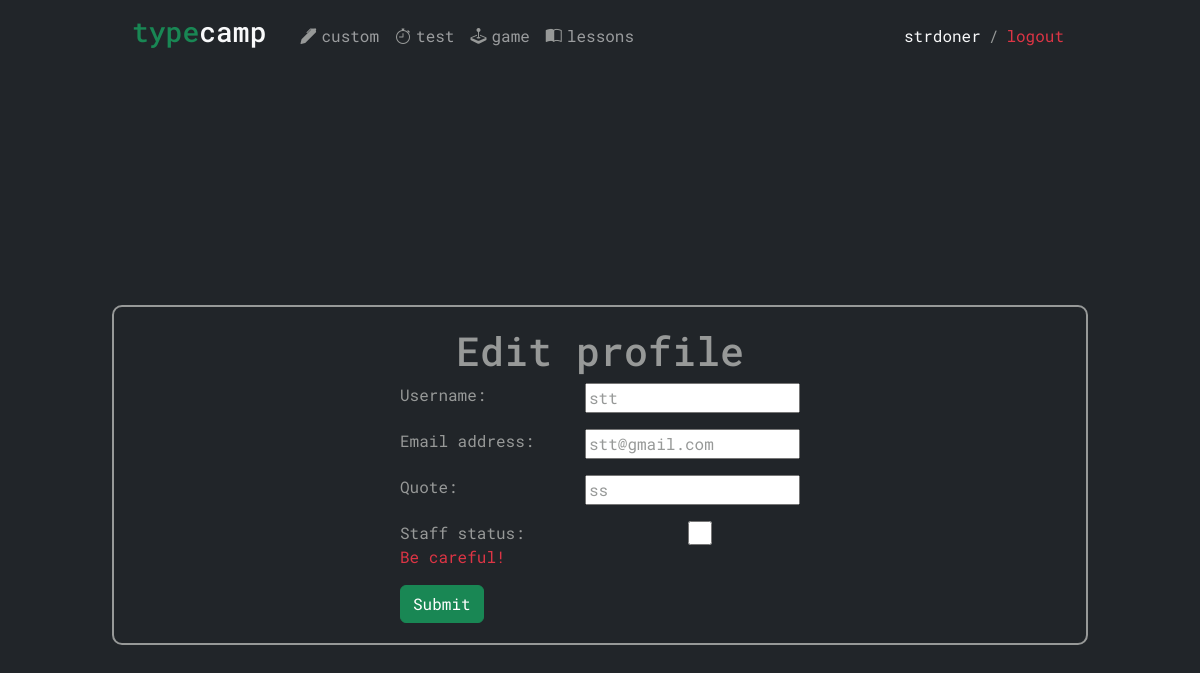
The app's page /edit_profile/11/ (signed in), older data.
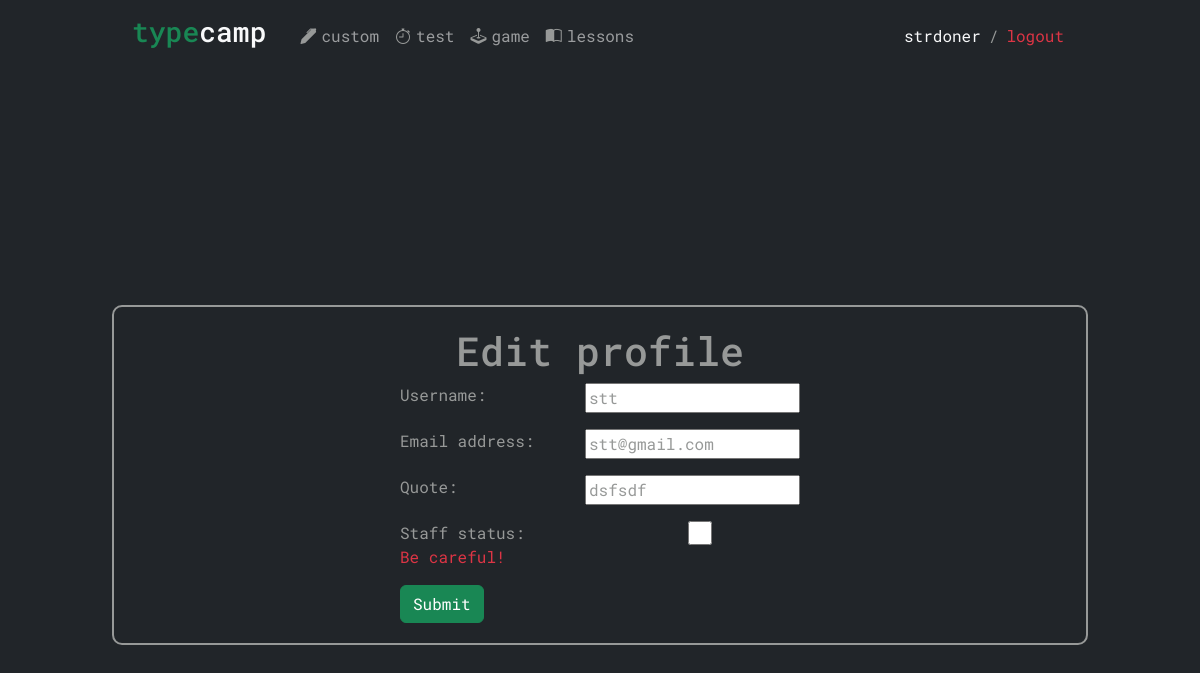
The same page, newer data.
### typecamp_app/models.py (models this page shows, shortened)
class Profile(models.Model):
    user = models.OneToOneField(settings.AUTH_USER_MODEL, on_delete=models.CASCADE, primary_key=True)
    quote = models.CharField(max_length=200, null=True, blank=True)
    keys = models.JSONField('keys', default=keys_default)
    wpm = models.IntegerField(default=0)
    total_stat = models.JSONField('total_stats', default=total_stat_default)
    game_score = models.IntegerField(default=0)

### typecamp_app/views.py (the view, shortened to what this page needs)
# urls.py: re_path(r'^edit_profile/(?P<id>\d+)/$', edit_profile, name='edit_profile'),
@login_required
def edit_profile(request, id):
    if request.method == 'POST':
        if request.user.is_superuser:
            staff_form = StaffEditForm(instance=User.objects.get(id=id), data=request.POST)
        user_form = UserEditForm(instance=User.objects.get(id = id), data=request.POST)
        profile_form = ProfileEditForm(instance=User.objects.get(id = id).profile, data=request.POST)
        if user_form.is_valid() and profile_form.is_valid():
            user = request.user
            user_form.save()
            profile_form.save()
            if request.user.is_superuser and staff_form.is_valid():
                print('asdfasdf')
                staff_form.save(commit=True)
            return redirect('user_detail', id = id)
        else:
            return render(request,
                      'edit.html',
                      {'user_form': user_form,
                       'profile_form': profile_form,
                       'id':int(id)
                       })
    else:
        if (request.user.is_superuser):
            user_form = UserEditForm(instance=User.objects.get(id = id))
            profile_form = ProfileEditForm(instance=User.objects.get(id = id).profile)
            staff_form = StaffEditForm(instance=User.objects.get(id = id))
            return render(request,
                        'edit.html',
                        {'user_form': user_form,
                        'profile_form': profile_form,
                        'staff_form': staff_form,
                        'id':int(id)
                        })

### typecamp_app/forms.py
class UserEditForm(forms.ModelForm):
    class Meta:
        model = User
        fields = ('username', 'email')
        help_texts = {
            'username': None,
            'email': None,
        }

class ProfileEditForm(forms.ModelForm):
    class Meta:
        model = Profile
        fields = ('quote',)

### typecamp_app/templates/edit.html (shortened to what this page needs)
{% extends "base.html" %}
{% block header %}
<a href="{% url 'home'%}" class="text-decoration-none text-light navbar-brand label"><h3><span>type</span>camp</h3></a>
    <div class="collapse navbar-collapse" id="navbarSupportedContent">
        <ul class="navbar-nav me-auto mb-2 mb-lg-0">
            <li class="nav-item">
                <a class="nav-link" aria-current="page" href="{% url 'custom'%}"><i class="bi bi-pen-fill"></i>custom</a>
            </li>
            <li class="nav-item">
                <a class="nav-link" href="{% url 'test' %}"><i class="bi bi-stopwatch"></i>test</a>
            </li>
            <li class="nav-item">
                <a class="nav-link" href="{% url 'game' %}"><i class="bi bi-joystick"></i>game</a>
            </li>
            <li class="nav-item">
                <a class="nav-link" href="{% url 'lessons' %}"><i class="bi bi-book-half"></i>lessons</a>
            </li>
        </ul>
        <div class="user-block">
            {% if user.is_authenticated %}
                <a href="{% url 'user_detail' user.pk %}" class="navbar-text m-2 text-light">{{ user.get_username }}</a>
                /
                <form method="post" action="{% url 'logout' %}">
                  <button type="submit" class="navbar-text m-2 text-danger btn-link">logout</button>
             </form>
            {% else %}
                <a href="{% url 'login' %}" class="navbar-text m-2 text-light">login</a>/
                <a href="{% url 'register' %}" class="navbar-text m-2 text-light">register</a>
            {% endif %}
        </div>
    </div>
{% endblock header %}
{% block content %}
<div class="profile-block d-grid justify-content-center  ">
    <h1 class="text-center">Edit profile</h1>
    {% if request.user.pk == id or request.user.is_staff %}
    <form action="" method="post">
        {{ user_form.as_p }}
        {{ profile_form.as_p }}
        {% if request.user.is_superuser %} {{staff_form.as_p}} {% endif %}
        <button class="btn btn-success ">Submit</button>
    </form>
    {% else %}
    <p class="text-danger">You have no permissions to do this</p>
    {% endif %}
</div>
{% endblock content %}

Row changes from the older to the newer data that the page shows:
changed Profile: quote "ss" → "dsfsdf"
